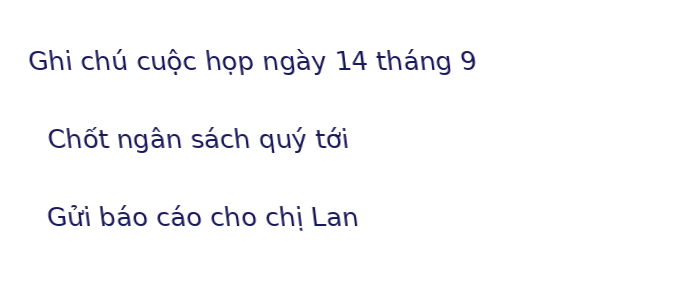
#> input picture tests/fixtures/sample_handwriting.png, 700 x 300 px
$ python -i result_builder.py   (imports and definitions only)
#> lines starting #> are read from the running program, lines starting #| are printed output that depends on the picture; after the words box and inside, x2 and y2 are one past the last pixel; in counts of white or black regions, pixels touching at a corner belong together
"""Normalize provider line geometry into the common immutable OCR tree."""

from __future__ import annotations

import math
from collections.abc import Iterable, Sequence
from importlib import import_module
from typing import Any, cast

import cv2
import numpy as np

from src.core.models import BoundingBox, OCRBlock, OCRLine, OCRPage, OCRTable, OCRWord

LineResult = tuple[Sequence[Sequence[float]], str, float]


# [22 lines left out: functions as_pil_image, image_size, not called in this run]


def rectangle_polygon(width: int, height: int) -> tuple[tuple[float, float], ...]:
    return ((0, 0), (width, 0), (width, height), (0, height))


# [37 lines left out: functions normalize_polygon, safe_confidence, not called in this run]


def to_grayscale(image: object) -> np.ndarray | None:
    if isinstance(image, np.ndarray):
        if image.ndim == 3 and image.shape[2] == 4:
            return cv2.cvtColor(image, cv2.COLOR_RGBA2GRAY)
        if image.ndim == 3 and image.shape[2] == 3:
            return cv2.cvtColor(image, cv2.COLOR_RGB2GRAY)
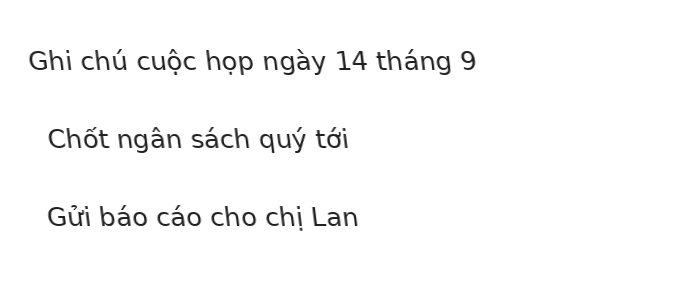
#> returned value: shape (300, 700); min 32, max 255, mean 249.6
        if image.ndim == 2:
            return image
        return None
    pil_image = as_pil_image(image).convert("L")
    return np.array(pil_image)


Box = tuple[int, int, int, int]

#: A detached mark is at most this share of the height of its host line.
_MARK_RATIO = 0.45
#: How far (as a share of the host line height) a mark may float from it.
_MARK_REACH = 0.5


# [4 lines left out: function _vertical_gap, not called in this run]


def _horizontal_overlap(a: Box, b: Box) -> int:
    return min(a[0] + a[2], b[0] + b[2]) - max(a[0], b[0])


# [5 lines left out: function _union, not called in this run]


#: A box taller than this many glyph heights may hold several glued lines.
_MULTI_LINE_RATIO = 2.6
#: Each piece cut from a glued box must be at least this many glyphs tall.
_MIN_LINE_RATIO = 1.2
#: A valley row holds at most this share of the ink peak on either side.
_VALLEY_RATIO = 0.3


def _glyph_height(text_only: np.ndarray) -> float:
    """Median height of glyph-sized connected components (letters, digits)."""
    count, _, stats, _ = cv2.connectedComponentsWithStats(text_only, connectivity=8)
    heights = [
        int(stats[index, cv2.CC_STAT_HEIGHT])
        for index in range(1, count)
        if stats[index, cv2.CC_STAT_AREA] >= 12
        and stats[index, cv2.CC_STAT_HEIGHT] >= 4
    ]
    return float(np.median(heights)) if heights else 0.0


# [43 lines left out: functions _split_rows, _tight_box, not called in this run]


def split_touching_lines(text_only: np.ndarray, boxes: list[Box]) -> list[Box]:
    """Separate text lines that tight leading glued into one contour.

    When descenders of one line touch the accents of the next, both lines end
    up in one box and a line recogniser only reads the first of them, so text
    silently disappears. Boxes much taller than a glyph are cut at the
    horizontal ink valleys between lines.
    """
    glyph = _glyph_height(text_only)
    if glyph <= 0:
        return list(boxes)
    result: list[Box] = []
    for x, y, w, h in boxes:
        if h < glyph * _MULTI_LINE_RATIO:
            result.append((x, y, w, h))
            continue
        region = text_only[y : y + h, x : x + w]
        cuts = _split_rows((region > 0).sum(axis=1), glyph * _MIN_LINE_RATIO)
        if not cuts:
            result.append((x, y, w, h))
            continue
        edges = [0, *cuts, h]
        for top, bottom in zip(edges, edges[1:], strict=False):
            piece = _tight_box(region[top:bottom], x, y + top)
            if piece is not None:
                result.append(piece)
    return result


def _typical_height(boxes: list[Box]) -> int:
    """Width-weighted median height: wide text lines outweigh narrow marks."""
    ordered = sorted(boxes, key=lambda box: box[3])
    half = sum(box[2] for box in ordered) / 2
    running = 0
    for box in ordered:
        running += box[2]
        if running >= half:
            return box[3]
    return ordered[-1][3]


def _host_for(mark: Box, boxes: list[Box], typical: int) -> int | None:
    """Index of the nearest much taller line the mark overlaps horizontally."""
    if mark[3] > typical * _MARK_RATIO:
        return None
    best: tuple[int, int] | None = None
    for index, line in enumerate(boxes):
        if mark[3] > line[3] * _MARK_RATIO:
            continue
        if _horizontal_overlap(mark, line) <= 0:
            continue
        gap = _vertical_gap(mark, line)
        if gap <= line[3] * _MARK_REACH and (best is None or gap < best[1]):
            best = (index, gap)
    return None if best is None else best[0]


def merge_detached_marks(boxes: list[Box]) -> list[Box]:
    """Fold detached diacritics back into the text line they belong to.

    Vietnamese tone marks and circumflexes sit above or below the letter body;
    at scan resolution they form their own thin contours, which a line
    recogniser would otherwise read as garbage lines (``0100``, ``STEUTED``).
    """
    if len(boxes) < 2:
        return list(boxes)
    typical = _typical_height(boxes)
    hosts = {index: _host_for(box, boxes, typical) for index, box in enumerate(boxes)}
    marks = {index for index, host in hosts.items() if host is not None}
    merged = {index: box for index, box in enumerate(boxes) if index not in marks}
    for index in sorted(marks):
        host = hosts[index]
        if host is None or host in marks:
            # A mark hosted by another mark is too faint to be text: keep it.
            merged[index] = boxes[index]
            continue
        merged[host] = _union(merged[host], boxes[index])
    return [merged[index] for index in sorted(merged)]


def segment_lines(image: object) -> list[tuple[int, int, int, int]]:
    """Segment an image into horizontal text line bounding boxes (x, y, w, h)."""
    gray = to_grayscale(image)
    if gray is None or gray.size == 0:
        return []

    height, width = gray.shape[:2]
#> height = 300; width = 700
    _, thresh = cv2.threshold(gray, 0, 255, cv2.THRESH_BINARY_INV + cv2.THRESH_OTSU)
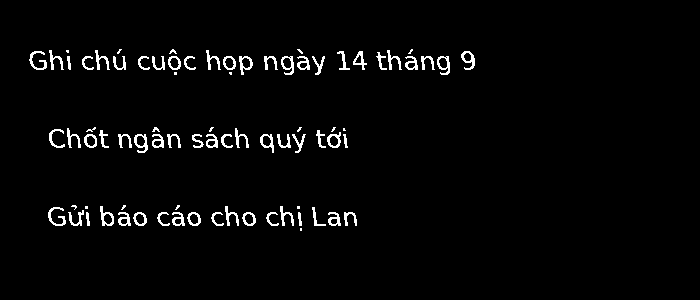
#> thresh: shape (300, 700); 2.7% white in thin lines or dots, all inside (x1, y1, x2, y2) = (29, 49, 475, 231)

    h_rule = cv2.getStructuringElement(cv2.MORPH_RECT, (max(40, int(width * 0.03)), 1))
    v_rule = cv2.getStructuringElement(cv2.MORPH_RECT, (1, max(40, int(height * 0.02))))
#> v_rule = 40 values from 1 to 1
    h_lines = cv2.morphologyEx(thresh, cv2.MORPH_OPEN, h_rule, iterations=2)
#> h_lines: shape (300, 700); every value is 0
    v_lines = cv2.morphologyEx(thresh, cv2.MORPH_OPEN, v_rule, iterations=2)
    text_only = cv2.subtract(thresh, cv2.add(h_lines, v_lines))

    kw = max(20, int(width * 0.02))
#> kw = 20
    kh = max(2, int(height * 0.001))
#> kh = 2
    line_kernel = cv2.getStructuringElement(cv2.MORPH_RECT, (kw, kh))
    dilated = cv2.dilate(text_only, line_kernel, iterations=1)
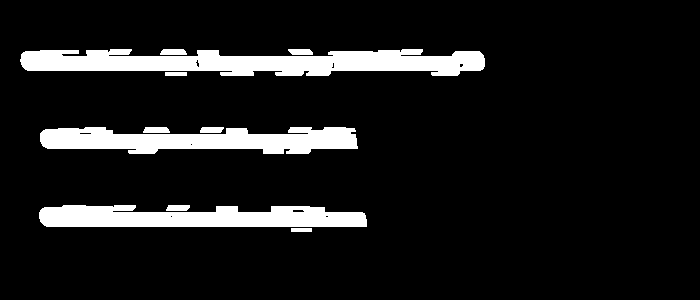
#> dilated: shape (300, 700); 10.2% white; 10 white regions

    contours, _ = cv2.findContours(dilated, cv2.RETR_EXTERNAL, cv2.CHAIN_APPROX_SIMPLE)
#> contours = 10 contours; largest, box (x1, y1, x2, y2) and area: (20, 49, 485, 76) 8206, (40, 127, 358, 154) 5636, (39, 205, 367, 227) 5515, (143, 127, 170, 133) 120, (160, 49, 187, 55) 119
    boxes: list[tuple[int, int, int, int]] = []
    min_h = max(8, int(height * 0.003))
#> min_h = 8
    max_h = max(200, int(height * 0.1))
#> max_h = 200
    for contour in contours:
        x, y, bw, bh = cv2.boundingRect(contour)
        if bw > 12 and min_h <= bh <= max_h:
            boxes.append((int(x), int(y), int(bw), int(bh)))
#> this loop made 10 passes
#> (x, y, bw, bh) on passes 2, 3, 4, 5, 6, 8, 9, 10: (166, 205, 24, 6), (39, 205, 328, 22), (200, 127, 24, 6), (143, 127, 27, 6), (40, 127, 318, 27), (288, 49, 25, 6), (160, 49, 27, 6), (20, 49, 465, 27)
#> (contour, x, y, bw, bh) on passes 1, 7: ([[291, 228], [291, 231], [311, 231], [311, 228]], 291, 228, 21, 4), ([[165, 72], [165, 75], [186, 75], [186, 72]], 165, 72, 22, 4)
#> after the loop, boxes = [(39, 205, 328, 22), (40, 127, 318, 27), (20, 49, 465, 27)]

    boxes = split_touching_lines(text_only, boxes)
#> in _glyph_height, `count, _, stats, _ = cv2.connectedComponentsWithStats(text_only, conne..`: count = 81; stats = 81 rows, first 6: [0, 0, 700, 300, 204396], [117, 49, 5, 5, 12], [169, 49, 8, 5, 20], [297, 49, 6, 5, 14], [408, 49, 5, 5, 12], [29, 51, 18, 19, 127]
#> in _glyph_height, `heights = [ int(stats[index, cv2.CC_STAT_HEIGHT]) for index in range(1..`: heights = 73 values, max 20 at index 5, min 5 at index 0, mean 14.44
#> in split_touching_lines, `glyph = _glyph_height(text_only)`: glyph = 14
#> the loop in split_touching_lines, `for x, y, w, h in boxes:` made 3 passes
#> after the loop in split_touching_lines, `for x, y, w, h in boxes:`: result has the same summary as boxes in segment_lines
    boxes = merge_detached_marks(boxes)
#> in _typical_height, `ordered = sorted(boxes, key=lambda box: box[3])`: ordered has the same summary as boxes in segment_lines
#> in _typical_height, `half = sum(box[2] for box in ordered) / 2`: half = 555.5
#> the loop in _typical_height, `for box in ordered:` made 2 passes
#> (box, running) on passes 1 to 2: ((39, 205, 328, 22), 328), ((40, 127, 318, 27), 646)
#> after the loop in _typical_height, `for box in ordered:`: running = 646
#> in merge_detached_marks, `typical = _typical_height(boxes)`: typical = 27
#> in merge_detached_marks, `hosts = {index: _host_for(box, boxes, typical) for index, box in enume..`: hosts = 3 items
#> in merge_detached_marks, `marks = {index for index, host in hosts.items() if host is not None}`: marks = 0 items
#> in merge_detached_marks, `merged = {index: box for index, box in enumerate(boxes) if index not i..`: merged = {0: (39, 205, 328, 22), 1: (40, 127, 318, 27), 2: (20, 49, 465, 27)}
    y_band = max(15, int(height * 0.006))
#> y_band = 15
    boxes.sort(key=lambda box: (round(box[1] / y_band) * y_band, box[0]))
    return boxes


# [22 lines left out: function build_page, not called in this run]

>>> import cv2
>>> picture = cv2.cvtColor(cv2.imread('../../tests/fixtures/sample_handwriting.png'), cv2.COLOR_BGR2RGB)
>>> result = segment_lines(picture)
#> result = [(20, 49, 465, 27), (40, 127, 318, 27), (39, 205, 328, 22)]

$ run again, on tests/fixtures/sample_table.png
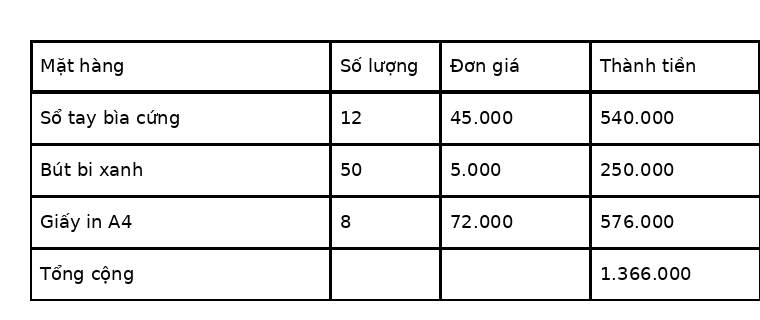
#> input picture tests/fixtures/sample_table.png, 760 x 320 px
#> picture is the input picture: shape (320, 760, 3); min 0, max 255, mean 232.3
#> in segment_lines, `_, thresh = cv2.threshold(gray, 0, 255, cv2.THRESH_BINARY_INV + cv2.TH..`:
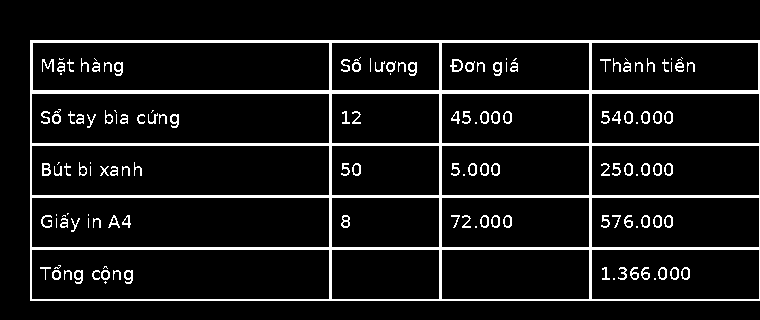
#> thresh: shape (320, 760); 8.9% white; 143 white regions (39 under 20 px), largest, box (x1, y1, x2, y2) and area: (30, 40, 760, 301) 16150, (450, 59, 463, 72) 80, (42, 163, 51, 176) 74
#> h_lines: shape (320, 760); 5.4% white; 6 white regions, box (x1, y1, x2, y2) and area: (32, 90, 760, 94) 2912, (32, 40, 760, 43) 2184, (32, 143, 760, 146) 2184, (32, 195, 760, 198) 2184, (32, 247, 760, 250) 2184, (32, 299, 760, 301) 1456
#> v_lines: shape (320, 760); 1.3% white; 5 white regions, box (x1, y1, x2, y2) and area: (329, 42, 332, 303) 783, (439, 42, 442, 303) 783, (589, 42, 592, 303) 783, (30, 42, 32, 303) 522, (759, 42, 760, 303) 261
#> text_only: shape (320, 760); 2.3% white in thin lines or dots, all inside (x1, y1, x2, y2) = (30, 40, 759, 284)
#> in segment_lines, `dilated = cv2.dilate(text_only, line_kernel, iterations=1)`:
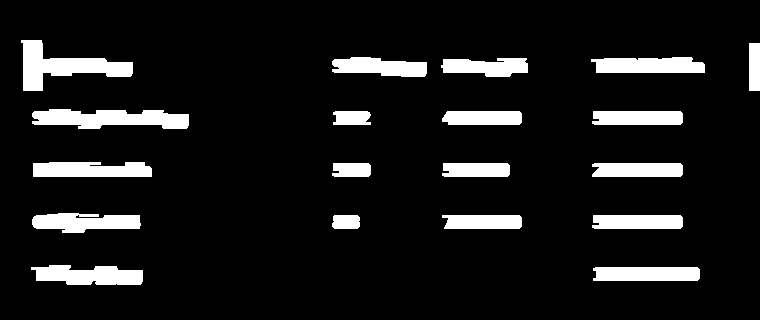
#> dilated: shape (320, 760); 9.9% white; 19 white regions
#> contours = 19 contours; largest, box (x1, y1, x2, y2) and area: (21, 40, 133, 91) 2262, (32, 109, 189, 129) 2115, (31, 265, 143, 285) 1586, (33, 162, 152, 177) 1486, (591, 57, 705, 73) 1476
#> the loop in segment_lines, `for contour in contours:` made 19 passes
#> (x, y, bw, bh) on passes 1 to 8: (593, 267, 107, 14), (31, 265, 112, 20), (592, 215, 91, 14), (442, 215, 80, 14), (332, 215, 28, 14), (32, 213, 109, 20), (592, 163, 91, 14), (442, 163, 68, 14)
#> after the loop in segment_lines, `for contour in contours:`: boxes = 18 items, first 6: (593, 267, 107, 14), (31, 265, 112, 20), (592, 215, 91, 14), (442, 215, 80, 14), (332, 215, 28, 14), (32, 213, 109, 20)
#> count = 146; stats = 146 rows, first 6: [0, 0, 760, 320, 237638], [30, 40, 2, 2, 4], [32, 43, 1, 47, 47], [758, 43, 1, 47, 47], [359, 57, 2, 2, 2], [681, 57, 2, 2, 2]
#> heights = 108 values, max 47 at index 0, min 4 at index 29, mean 12.78
#> glyph = 13
#> the loop in split_touching_lines, `for x, y, w, h in boxes:` made 18 passes
#> after the loop in split_touching_lines, `for x, y, w, h in boxes:`: result has the same summary as boxes in segment_lines
#> ordered = 18 items, first 6: (593, 267, 107, 14), (592, 215, 91, 14), (442, 215, 80, 14), (332, 215, 28, 14), (592, 163, 91, 14), (442, 163, 68, 14)
#> half = 809
#> the loop in _typical_height, `for box in ordered:` made 11 passes
#> (box, running) on passes 1 to 8: ((593, 267, 107, 14), 107), ((592, 215, 91, 14), 198), ((442, 215, 80, 14), 278), ((332, 215, 28, 14), 306), ((592, 163, 91, 14), 397), ((442, 163, 68, 14), 465), ((332, 163, 39, 14), 504), ((592, 111, 91, 14), 595)
#> after the loop in _typical_height, `for box in ordered:`: running = 832
#> typical = 15
#> hosts = 18 items
#> marks = 0 items
#> merged = 18 items
#> `result = segment_lines(picture)`: result = 18 items, first 6: (21, 40, 112, 51), (332, 57, 95, 20), (441, 58, 87, 19), (591, 57, 114, 16), (32, 109, 157, 20), (333, 111, 38, 14)

$ run again, on tests/fixtures/sample_vi.png
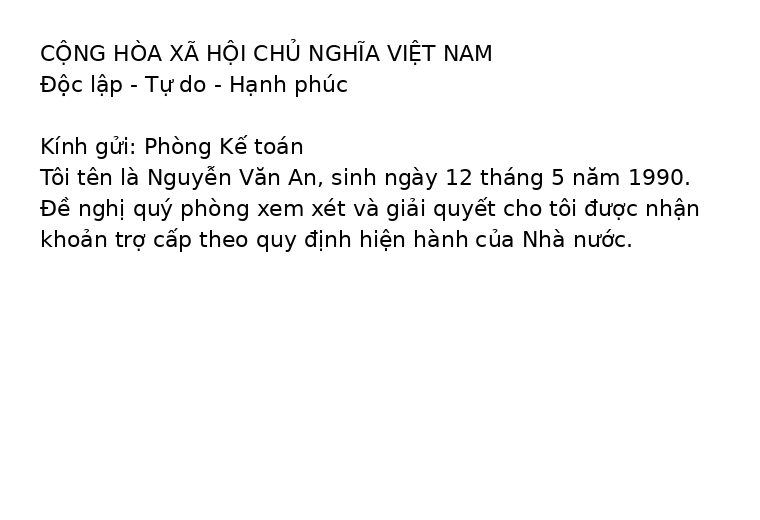
#> input picture tests/fixtures/sample_vi.png, 760 x 520 px
#> picture is the input picture: shape (520, 760, 3); min 0, max 255, mean 246.5
#> in segment_lines, `_, thresh = cv2.threshold(gray, 0, 255, cv2.THRESH_BINARY_INV + cv2.TH..`:
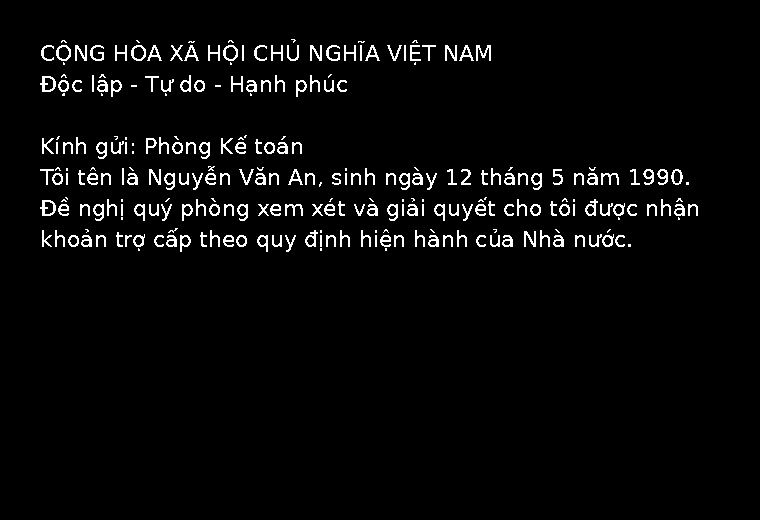
#> thresh: shape (520, 760); 3.4% white in thin lines or dots, all inside (x1, y1, x2, y2) = (40, 39, 698, 252)
#> h_lines: shape (520, 760); every value is 0
#> in segment_lines, `dilated = cv2.dilate(text_only, line_kernel, iterations=1)`:
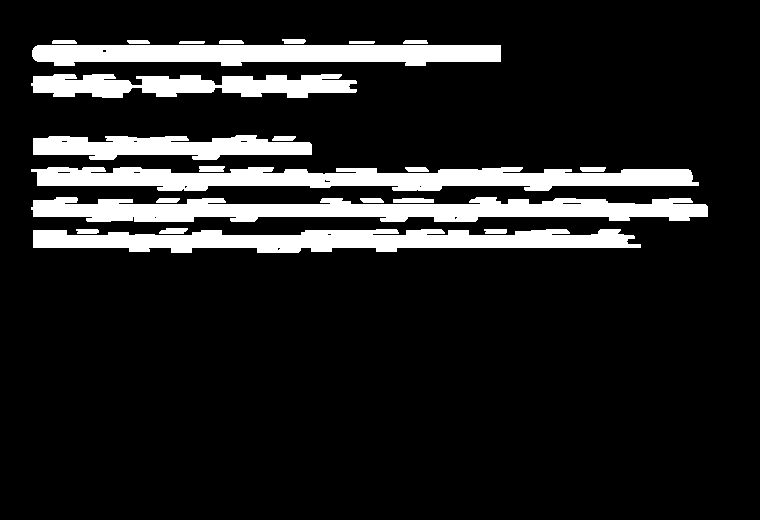
#> dilated: shape (520, 760); 13.4% white; 23 white regions
#> contours = 23 contours; largest, box (x1, y1, x2, y2) and area: (31, 197, 708, 222) 10659, (31, 167, 699, 191) 10288, (33, 229, 641, 253) 9214, (32, 45, 501, 66) 7706, (31, 74, 357, 98) 5096
#> the loop in segment_lines, `for contour in contours:` made 23 passes
#> (x, y, bw, bh) on passes 1 to 8: (484, 229, 23, 5), (33, 229, 608, 24), (76, 229, 23, 5), (159, 228, 29, 6), (393, 198, 41, 5), (360, 198, 24, 5), (156, 198, 24, 5), (31, 197, 677, 25)
#> after the loop in segment_lines, `for contour in contours:`: boxes = [(33, 229, 608, 24), (31, 197, 677, 25), (31, 167, 668, 24), (33, 135, 279, 25), (31, 74, 326, 24), (32, 45, 469, 21)]
#> count = 262; stats = 262 rows, first 6: [0, 0, 760, 520, 381601], [291, 39, 5, 4, 9], [61, 40, 6, 3, 10], [136, 40, 4, 3, 6], [188, 41, 7, 2, 10], [228, 40, 6, 3, 10]
#> heights = 199 values, max 17 at index 28, min 4 at index 27, mean 13.81
#> glyph = 13
#> the loop in split_touching_lines, `for x, y, w, h in boxes:` made 6 passes
#> after the loop in split_touching_lines, `for x, y, w, h in boxes:`: result has the same summary as boxes in segment_lines
#> ordered = [(32, 45, 469, 21), (33, 229, 608, 24), (31, 167, 668, 24), (31, 74, 326, 24), (31, 197, 677, 25), (33, 135, 279, 25)]
#> half = 1513.5
#> the loop in _typical_height, `for box in ordered:` made 3 passes
#> (box, running) on passes 1 to 3: ((32, 45, 469, 21), 469), ((33, 229, 608, 24), 1077), ((31, 167, 668, 24), 1745)
#> after the loop in _typical_height, `for box in ordered:`: running = 1745
#> typical = 24
#> hosts = 6 items
#> marks = 0 items
#> merged = {0: (33, 229, 608, 24), 1: (31, 197, 677, 25), 2: (31, 167, 668, 24), 3: (33, 135, 279, 25), 4: (31, 74, 326, 24), 5: (32, 45, 469, 21)}
#> `result = segment_lines(picture)`: result = [(32, 45, 469, 21), (31, 74, 326, 24), (33, 135, 279, 25), (31, 167, 668, 24), (31, 197, 677, 25), (33, 229, 608, 24)]
